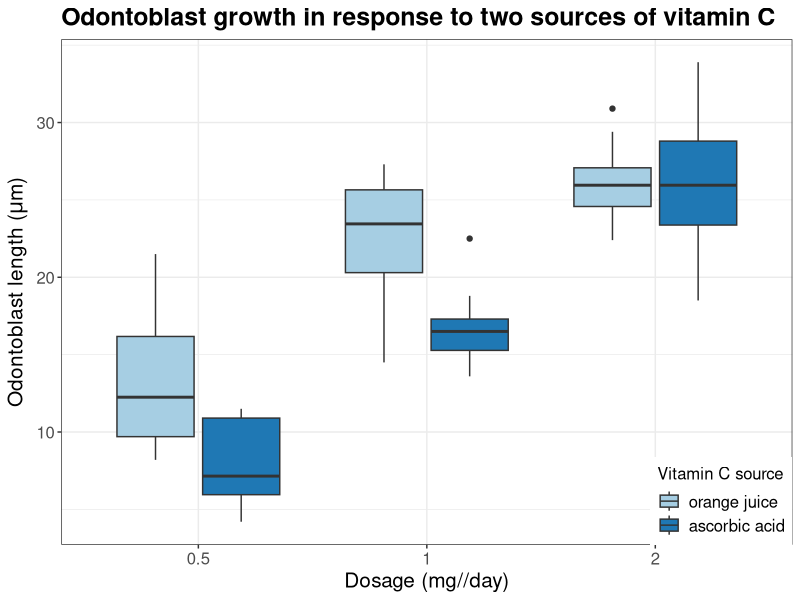

R code for this plot:


#================
### SECTION 3 ###
#================
# Simple exploratory data analysis of the ToothGrowth dataset.

# len is the length of odontoblasts in micrometers

library(datasets)
data("ToothGrowth")
# help(ToothGrowth)

ToothGrowth$dose <- factor(ToothGrowth$dose)

library(RColorBrewer)
library(ggplot2)

theme <- theme(axis.text = element_text(size = 12),
               axis.title = element_text(size = 15),
               plot.title = element_text(size = 18, face = "bold"),
               legend.title = element_text(size = 12),
               legend.text = element_text(size = 12),
               legend.position = c(1,0),
               legend.justification = c(1,0))


ggplot(ToothGrowth, aes(dose, len)) +
        geom_boxplot(aes(fill = supp)) +
        scale_fill_brewer(palette = "Paired",
                          name = "Vitamin C source",
                          labels = c("orange juice", "ascorbic acid")) +
        labs(x = "Dosage (mg//day)",
             y = expression("Odontoblast length ("*mu*"m)"),
             title = "Odontoblast growth in response to two sources of vitamin C") +
        theme_bw() +
        theme

# Although there are more appropriate ways to analyze the data
# statistically, I will only look at the difference between the
# two supplement types at each separate dosage level.

library(dplyr)
doses <- c(.5, 1, 2)
crit.value <- rep(.05, 3)*1:3/3
t.stat <- rep(NA, 3)
p.value <- rep(NA, 3)
mean.diff <- rep(NA, 3)

for(i in 1:3){
        subset <- ToothGrowth %>% filter(dose == doses[i])
        test <- with(subset, t.test(len[supp == "OJ"], len[supp == "VC"]))
        t.stat[i] <- test$statistic
        p.value[i] <- test$p.value
        mean.diff[i] <- with(test, estimate[1] - estimate[2])
}

p.values <- data.frame(doses, t.stat, p.value, crit.value, mean.diff) %>% arrange(p.value)
p.values <- p.values %>% mutate(sig = ifelse(p.value <= crit.value, "REJECT", "ACCEPT"))
p.values




